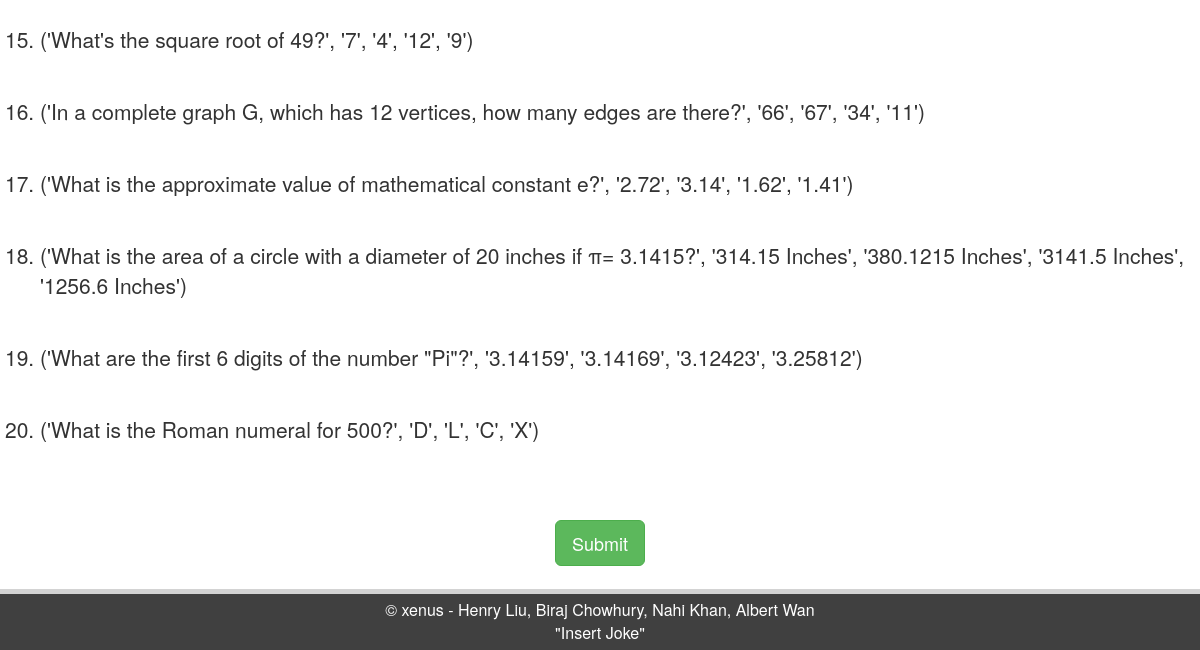
Before: /computation (signed in, lower part) with the older database file.
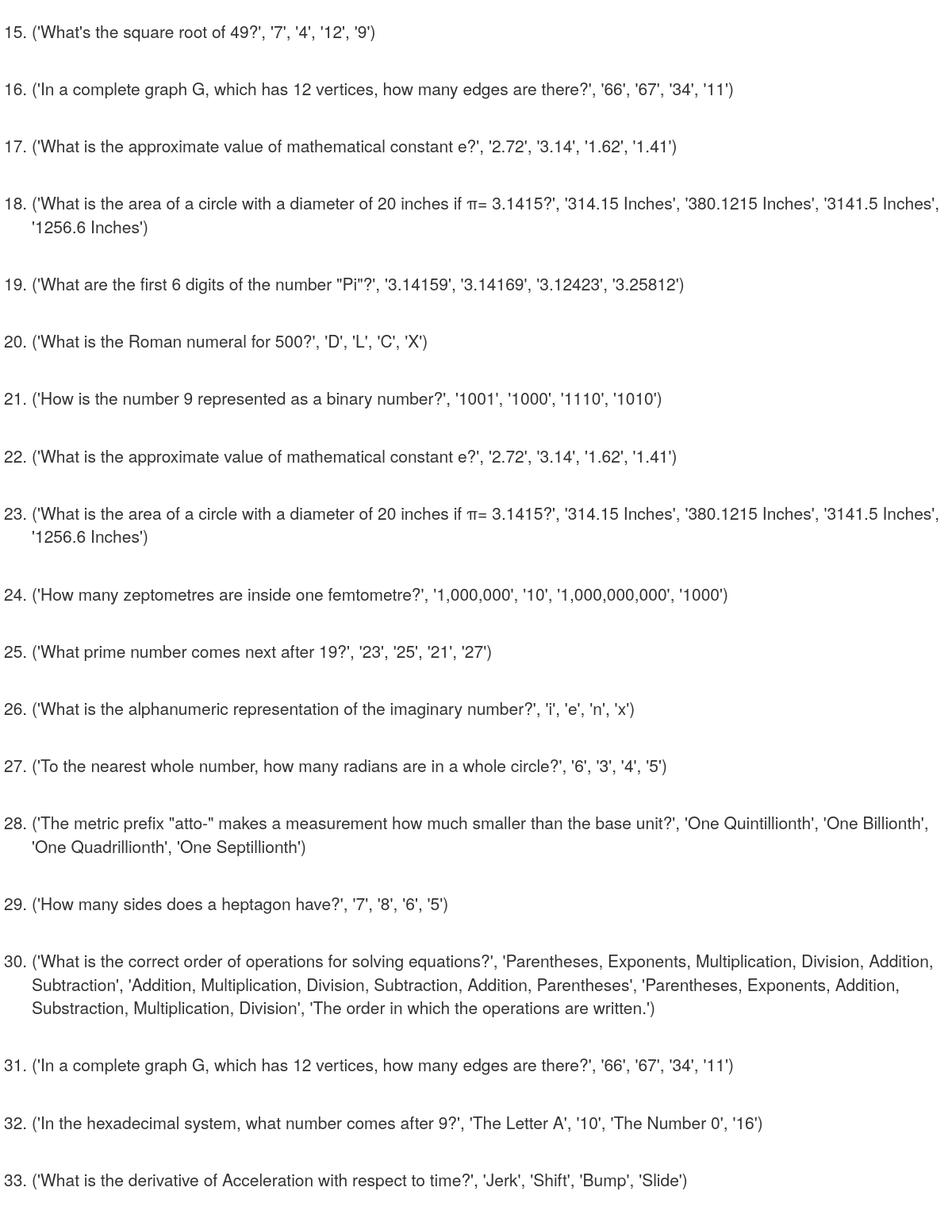
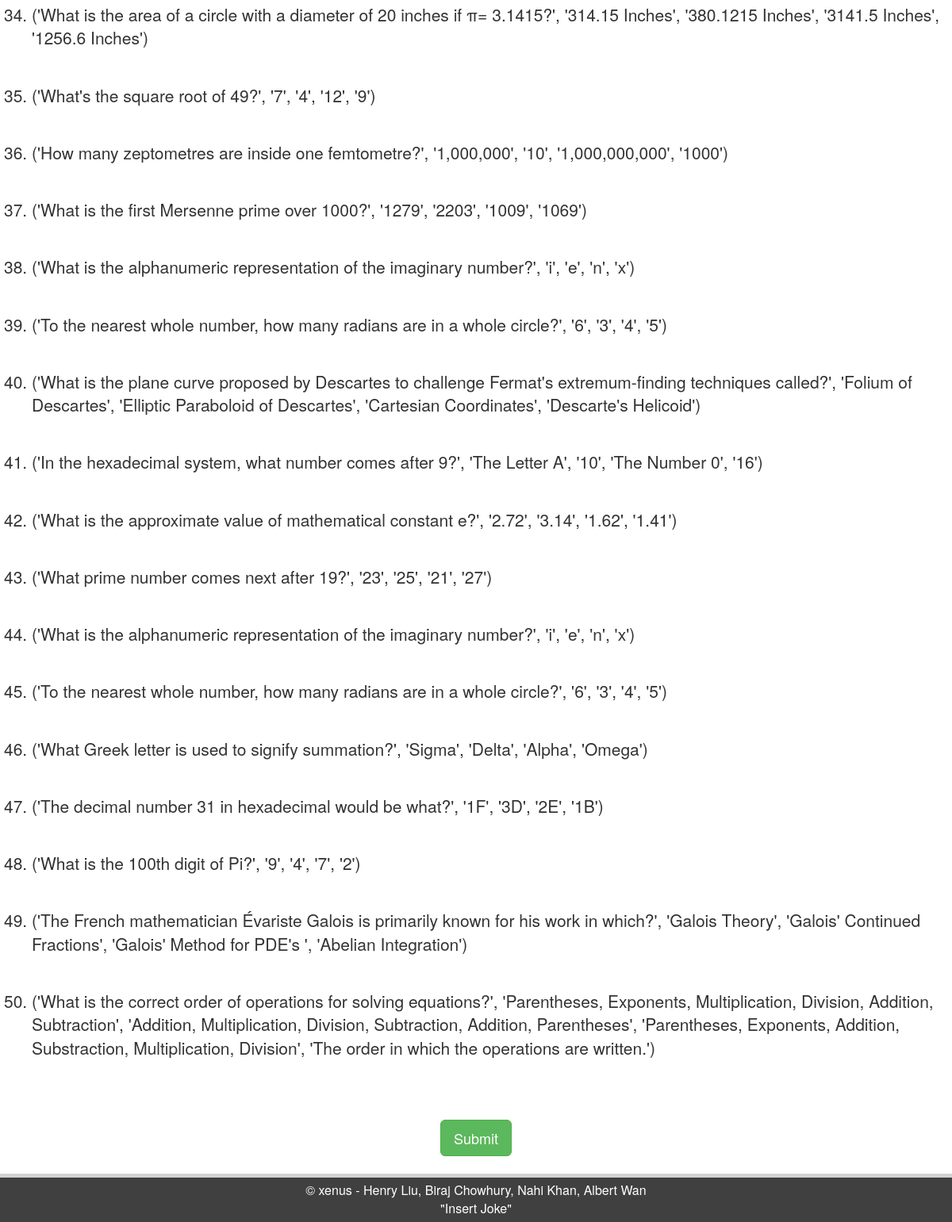
After: the same page with the newer database file (2 pictures, top to bottom).
### tables this page shows
CREATE TABLE TRIVIA (number INTEGER, questions TEXT, one TEXT, two TEXT, three TEXT, four TEXT);

### app.py (the view)
@app.route("/computation")
def computation():
    if "user" not in session:
        return redirect(url_for('root'))
    with sqlite3.connect(DB_FILE) as connection:
        c = connection.cursor()
        q = 'SELECT questions, one, two , three, four FROM TRIVIA;'
        foo = c.execute(q)
        List = foo.fetchall()
        connection.commit()
    return render_template('computation.html',q = List, heading = session["user"],sessionstatus = "user" in session)

### templates/computation.html (shortened to what this page needs)
{% extends "homepage.html" %}
{% block body %}
{% block searchresults %}
<head>
</head>
<body onload="timeRemaining()">
</body>
<div class = "form-group">
   <form action = "/triviaresults" method='POST'>
     <ol>
       {% for i in q %}
           <li class="lead">{{i|safe}}</li>
           <br>
       {% endfor %}
       <br>
     </ol>
     <div class="text-center">
       <button type="submit" class="btn btn-success btn-lg">Submit</button>
     </div>
   </form>
 </div>
<br><br><br>
{% endblock %}
{% endblock %}

### templates/homepage.html (shortened to what this page needs)
{% extends "template.html" %}

### templates/template.html (shortened to what this page needs)
<!DOCTYPE html>
<html lang="en" dir="ltr">
  <head>
    <link rel="stylesheet" href="https://maxcdn.bootstrapcdn.com/bootstrap/3.3.7/css/bootstrap.min.css">
    <link rel="stylesheet" href="css/style.css">
  </head>
<br>
<br>
{% block body %}
{% endblock %}
<body style="height: 100%;">
  <footer style="position: fixed; left: 0; bottom: 0; padding: 5px; margin-top: 0; width: 100%; background: rgba(0, 0, 0, 0.75); color: white; text-align: center; border-top: solid; border-color:lightgray; border-width: 5px;">
     &copy xenus - Henry Liu, Biraj Chowhury, Nahi Khan, Albert Wan <br> "Insert Joke"
  </footer>
  </body>
</html>

### css/style.css (style rules this page uses)
body { margin-top:70px; font-size:16px; }
footer { padding:30px; }

Changed rows visible on the page:
added TRIVIA: i "('How is the number 9 represented as a binary number?', '1001', '1000', '1110', '1010')"
added TRIVIA: i "('What is the approximate value of mathematical constant e?', '2.72', '3.14', '1.62', '1.41')"
added TRIVIA: i "('What is the area of a circle with a diameter of 20 inches if π= 3.1415?', '314.15 Inches', '380.1215 Inches', '3141.5 Inches', '1256.6 Inches')"
added TRIVIA: i "('How many zeptometres are inside one femtometre?', '1,000,000', '10', '1,000,000,000', '1000')"
added TRIVIA: i "('What prime number comes next after 19?', '23', '25', '21', '27')"
added TRIVIA: i "('What is the alphanumeric representation of the imaginary number?', 'i', 'e', 'n', 'x')"
added TRIVIA: i "('To the nearest whole number, how many radians are in a whole circle?', '6', '3', '4', '5')"
added TRIVIA: i "('The metric prefix \"atto-\" makes a measurement how much smaller than the base unit?', 'One Quintillionth', 'One Billionth', 'One Quadrillionth', 'One Septillionth')"
added TRIVIA: i "('How many sides does a heptagon have?', '7', '8', '6', '5')"
added TRIVIA: i "('What is the correct order of operations for solving equations?', 'Parentheses, Exponents, Multiplication, Division, Addition, Subtraction', 'Addition, Multiplication, Division, Subtraction, Addition, Parentheses', 'Parentheses, Exponents, Addition, Substraction, Multiplication, Division', 'The order in which the operations are written.')"
added TRIVIA: i "('In a complete graph G, which has 12 vertices, how many edges are there?', '66', '67', '34', '11')"
added TRIVIA: i "('In the hexadecimal system, what number comes after 9?', 'The Letter A', '10', 'The Number 0', '16')"
added TRIVIA: i "('What is the derivative of Acceleration with respect to time?', 'Jerk', 'Shift', 'Bump', 'Slide')"
added TRIVIA: i "('What is the area of a circle with a diameter of 20 inches if π= 3.1415?', '314.15 Inches', '380.1215 Inches', '3141.5 Inches', '1256.6 Inches')"
added TRIVIA: i "('What's the square root of 49?', '7', '4', '12', '9')"
added TRIVIA: i "('How many zeptometres are inside one femtometre?', '1,000,000', '10', '1,000,000,000', '1000')"
added TRIVIA: i "('What is the first Mersenne prime over 1000?', '1279', '2203', '1009', '1069')"
added TRIVIA: i "('What is the alphanumeric representation of the imaginary number?', 'i', 'e', 'n', 'x')"
added TRIVIA: i "('To the nearest whole number, how many radians are in a whole circle?', '6', '3', '4', '5')"
added TRIVIA: i "('What is the plane curve proposed by Descartes to challenge Fermat's extremum-finding techniques called?', 'Folium of Descartes', 'Elliptic Paraboloid of Descartes', 'Cartesian Coordinates', 'Descarte's Helicoid')"
added TRIVIA: i "('In the hexadecimal system, what number comes after 9?', 'The Letter A', '10', 'The Number 0', '16')"
added TRIVIA: i "('What is the approximate value of mathematical constant e?', '2.72', '3.14', '1.62', '1.41')"
added TRIVIA: i "('What prime number comes next after 19?', '23', '25', '21', '27')"
added TRIVIA: i "('What is the alphanumeric representation of the imaginary number?', 'i', 'e', 'n', 'x')"
added TRIVIA: i "('To the nearest whole number, how many radians are in a whole circle?', '6', '3', '4', '5')"
added TRIVIA: i "('What Greek letter is used to signify summation?', 'Sigma', 'Delta', 'Alpha', 'Omega')"
added TRIVIA: i "('The decimal number 31 in hexadecimal would be what?', '1F', '3D', '2E', '1B')"
added TRIVIA: i "('What is the 100th digit of Pi?', '9', '4', '7', '2')"
added TRIVIA: i "('The French mathematician Évariste Galois is primarily known for his work in which?', 'Galois Theory', 'Galois' Continued Fractions', 'Galois' Method for PDE's ', 'Abelian Integration')"
added TRIVIA: i "('What is the correct order of operations for solving equations?', 'Parentheses, Exponents, Multiplication, Division, Addition, Subtraction', 'Addition, Multiplication, Division, Subtraction, Addition, Parentheses', 'Parentheses, Exponents, Addition, Substraction, Multiplication, Division', 'The order in which the operations are written.')"
